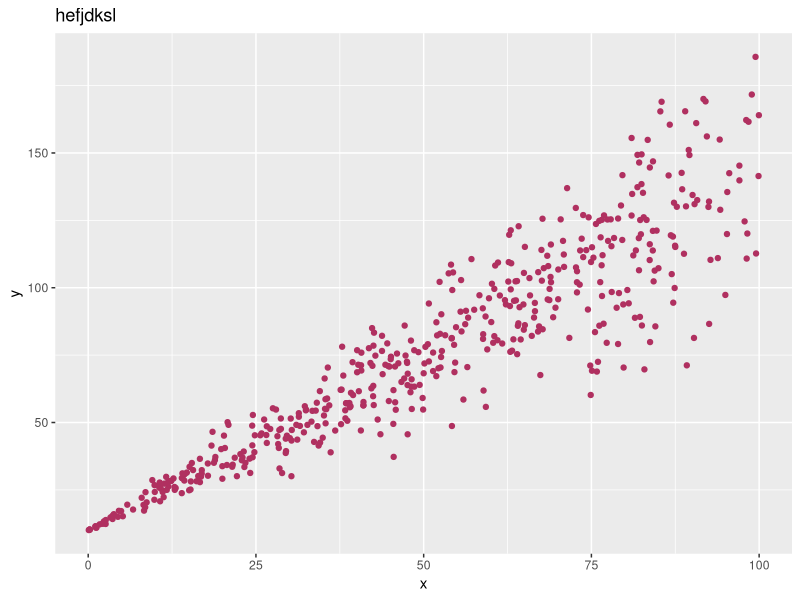

Write the R code that produced this figure.
library(ggplot2)


setwd('/homes/twolock/thesis/')

x <- runif(500, 0, 100)
y <- 1.3 * x + 10 + 0.05 * x * rnorm(500, 0, 5)

pdf('test_pdf.pdf', width=14, height=8)
my.gg <- ggplot() +
	geom_point(aes(x=x,y=y),color='maroon') +
	ggtitle('hefjdksl')
print(my.gg)
dev.off()

